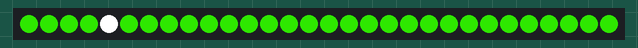
This program was run on a simulated CircuitPython board. On the bench: 30 RGB LEDs in strip order, left to right. Random numbers come from a fixed seed.

Above: at 0.15 s.
At 4.76 s:
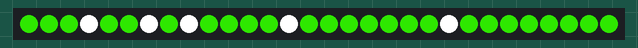
At 9.36 s:
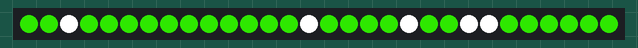
At 19.49 s:
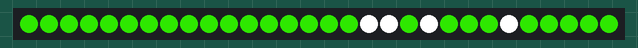
At 29.01 s:
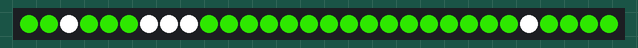
At 38.53 s:
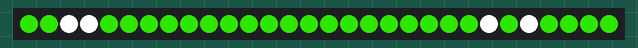

The program:

Sparkle.py
```python
import board
import random
import time
from neopixel import NeoPixel

np = NeoPixel(board.D2, 30, auto_write=False, brightness=1)
red = [255, 0, 0]
orange = [255, 136, 0]
yellow = [255, 242, 0]
green = [36, 179, 0]
blue = [15, 139, 212]
purple = [162, 45, 224]
pink = [247, 126, 169]
white = [255, 255, 255]

colors = [red, orange, yellow, green, blue, purple, white]


def sparkle (background, foreground, delay, number):
    np.fill(background)
    np.show()
    for i in range(number):
        num = random.randint(0, 29)
        np[num] = foreground
        np.show()
        time.sleep(delay)

while True:
    sparkle(green, white, 0.01, 5)
```
